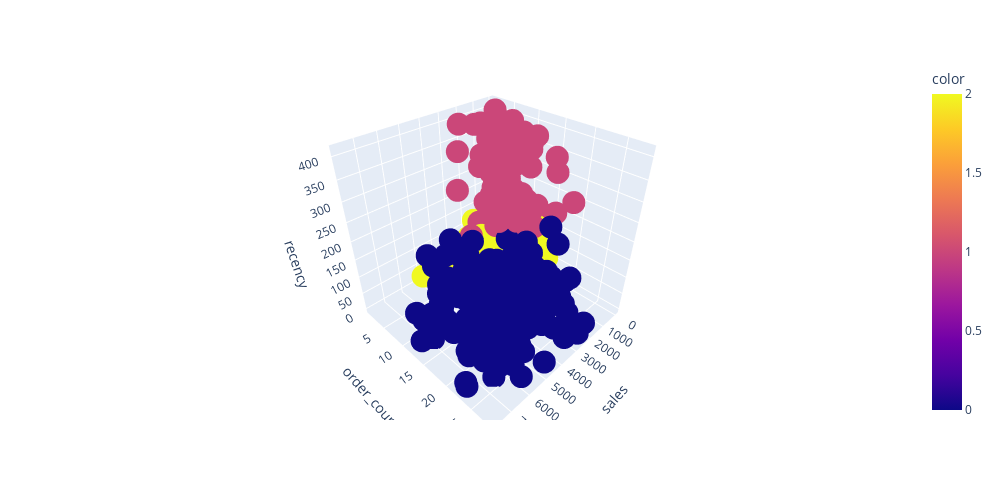

Write notebook code for a chart like this one.
### Code cell
fig = px.scatter_3d(df_combined, x="sales", y="order_count", z="recency", color=kmeans.labels_)
fig.update_layout(autosize = True, width = 1000, height = 500)
plotly.offline.iplot(fig, filename='simple-3d-scatter')

### Figure 1 — Plotly figure (JSON) as saved in the notebook; plotly's stock layout.template omitted (floating-point values rounded to 4 significant figures; data arrays with more than 128 entries replaced by an {"elided": "..."} marker saying what was removed)
{"data": [{"hovertemplate": "sales=%{x}<br>order_count=%{y}<br>recency=%{z}<br>color=%{marker.color}<extra></extra>", "legendgroup": "", "marker": {"color": {"elided": "668 int values"}, "coloraxis": "coloraxis", "symbol": "circle"}, "mode": "markers", "name": "", "scene": "scene", "showlegend": false, "type": "scatter3d", "x": {"elided": "668 float values"}, "y": {"elided": "668 int values"}, "z": {"elided": "668 int values"}}], "layout": {"autosize": true, "coloraxis": {"colorbar": {"title": {"text": "color"}}, "colorscale": [[0, "#0d0887"], [0.1111, "#46039f"], [0.2222, "#7201a8"], [0.3333, "#9c179e"], [0.4444, "#bd3786"], [0.5556, "#d8576b"], [0.6667, "#ed7953"], [0.7778, "#fb9f3a"], [0.8889, "#fdca26"], [1, "#f0f921"]]}, "height": 500, "legend": {"tracegroupgap": 0}, "margin": {"t": 60}, "scene": {"domain": {"x": [0, 1], "y": [0, 1]}, "xaxis": {"title": {"text": "sales"}}, "yaxis": {"title": {"text": "order_count"}}, "zaxis": {"title": {"text": "recency"}}}, "width": 1000}}
